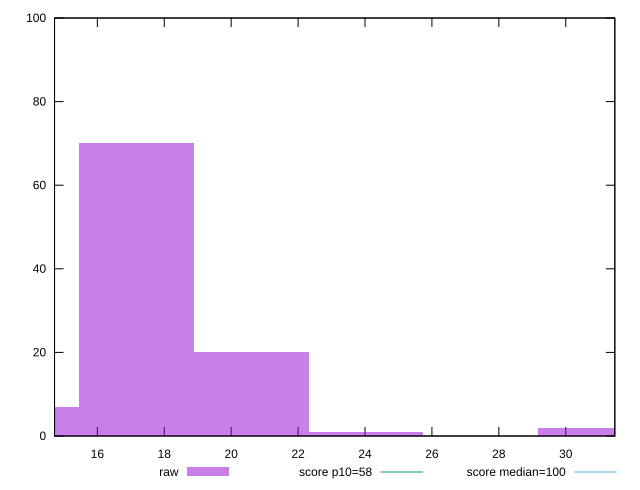

Write the gnuplot code that produced this figure.
reset

$raw <<EOF
30.892591479315634 2
13.730040657473616 7
17.162550821842018 70
20.595060986210424 20
24.02757115057883 1
EOF

set key outside below
set boxwidth 3.432510164368404
set xrange [14.719999999999853:31.466666666666665]
set yrange [0:100]
set trange [0:100]
set style fill transparent solid 0.5 noborder

set parametric
set terminal svg size 640, 490 enhanced background rgb 'white'
set output "reports/report_00031_2021-02-24T23-18-18.084Z/estimated-input-latency/samples/astro/raw/histogram.svg"

plot $raw title "raw" with boxes, \
     58,t title "score p10=58", \
     100,t title "score median=100"

reset
